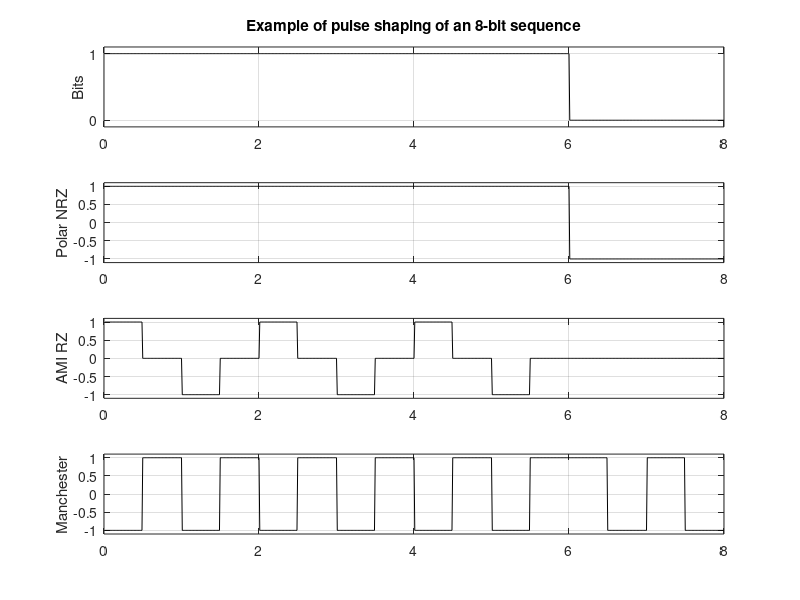
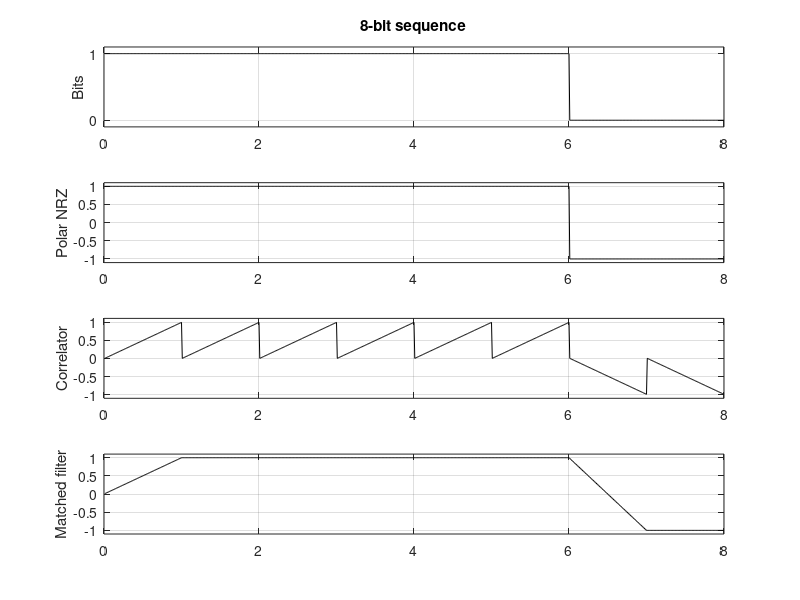
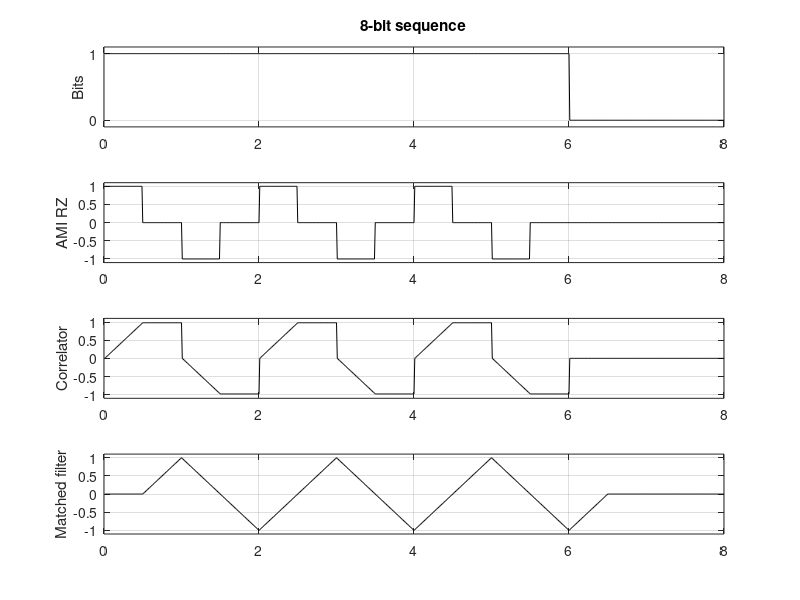
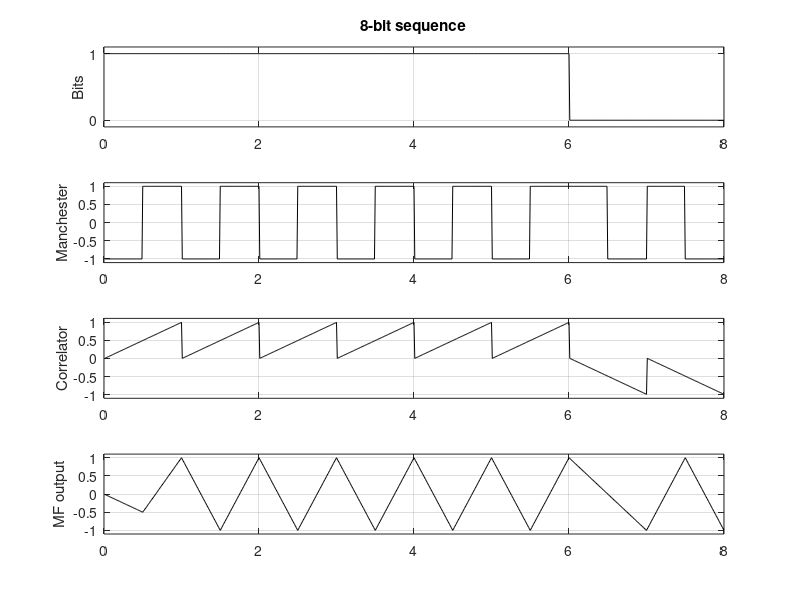

These figures' MATLAB source, in order:
% File: MatchedFilter_hwk.m
% Illustration of pulse-shaping schemes and correlator/matched filter outputs
% EE 161. Spring 2018. San Jose State University.

clear
A = 1;                                   % Pulse amplitude
T = 1;                                   % Bit duration

seed = input('Enter your student ID: ');
rand('state',seed)
N = 8;                                   % Number of bits  
bit = round(rand(1,N));                  % Bit sequence
%%%% bit = [ 1 0 1 1 0 0 0 1];   N = length(bit);

polar = [ -A A ];                        % Polar mapping
M = 100;                                 % Oversampling ratio (must be even)
T_bits = T*length(bit);                  % Duration of bit stream
t = 1/M:1/M:T_bits ;                     % Time scale

bit_M= [];
for i=1:length(bit)
    bit_M = [bit_M bit(i)*ones(1,M)];    % Oversampled bit stream
end

p_NRZ(1:M)=1;                            % NRZ pulse
p_RZ(1:M/2)=1; p_RZ(M/2:M)=0;            % RZ pulse
p_M(1:M/2)=-1; p_M(M/2:M)=1;             % Manchester pulse

% Matched filter responses:
% (1) NRZ pulse 
for i=1:M, y_NRZ(i) = i/M; end
for i=1:M, y_NRZ(M+i) = (M-i)/M; end

% (2) RZ pulse
for i=1:M/2, y_RZ(i) = 0; end
for i=1:M/2, y_RZ(M/2+i) = 2*i/M; end
for i=1:M/2, y_RZ(M+i) = (M-2*i)/M; end
for i=1:M/2, y_RZ(3*M/2+i) = 0; end

% (3) Manchester pulse
for i=1:M/2, y_M(i) = -i/M; end
for i=1:M/2, y_M(M/2+i) = 3*i/M-1/2; end
for i=1:M/2, y_M(M+i) = (M-3*i)/M; end
for i=1:M/2, y_M(3*M/2+i) = (-M/2+i)/M; end

% -------------------------------------
%               MF outputs
% -------------------------------------

% (a) Unipolar NRZ
y1 = [bit(1)*A*y_NRZ zeros(1,M)];
for i=2:length(bit)
    ytemp = [zeros(1,(i-1)*M) bit(i)*A*y_NRZ];
    y1 = y1 + ytemp;
    y1 = [y1 zeros(1,M)];
end

% (b) Unipolar RZ
y2 = [bit(1)*A*y_RZ zeros(1,M)];
for i=2:length(bit)
    ytemp = [zeros(1,(i-1)*M) bit(i)*A*y_RZ];
    y2 = y2 + ytemp;
    y2 = [y2 zeros(1,M)];
end

% (c) Polar NRZ
y3 = [polar(bit(1)+1)*A*y_NRZ zeros(1,M)];
for i=2:length(bit)
    ytemp = [zeros(1,(i-1)*M) polar(bit(i)+1)*A*y_NRZ];
    y3 = y3 + ytemp;
    y3 = [y3 zeros(1,M)];
end

% (d) Polar RZ
y4 = [polar(bit(1)+1)*A*y_RZ zeros(1,M)];
for i=2:length(bit)
    ytemp = [zeros(1,(i-1)*M) polar(bit(i)+1)*A*y_RZ];
    y4 = y4 + ytemp;
    y4 = [y4 zeros(1,M)];
end

% (e) AMI NRZ
st = -A;                    % Inital amplitude -A
if bit(1)
  st = -st;
  y5 = [st*y_NRZ zeros(1,M)]; 
else 
  y5 = [0*y_NRZ zeros(1,M)]; 
end
for i=2:length(bit)
    if bit(i), st = -st; end
    ytemp = [zeros(1,(i-1)*M) bit(i)*st*y_NRZ];
    y5 = y5 + ytemp;
    y5 = [y5 zeros(1,M)];
end

% (f) AMI RZ
st = -A;                    % Inital amplitude -A
if bit(1)
  st = -st;
  y6 = [st*y_RZ zeros(1,M)];
else
  y6 = [0*y_RZ zeros(1,M)];
end
for i=2:length(bit)
    if bit(i), st = -st; end
    ytemp = [zeros(1,(i-1)*M) bit(i)*st*y_RZ];
    y6 = y6 + ytemp;
    y6 = [y6 zeros(1,M)];
end

% (g) Manchester
y7 = [polar(bit(1)+1)*A*y_M zeros(1,M)];
for i=2:length(bit)
    ytemp = [zeros(1,(i-1)*M) polar(bit(i)+1)*A*y_M];
    y7 = y7 + ytemp;
    y7 = [y7 zeros(1,M)];
end

% -------------------------------------
%          Correlator outputs
% -------------------------------------

% (a) Unipolar NRZ
for i=1:length(bit)
    sum = 0;
    for j=(i-1)*M+1:i*M
        corr_UNRZ(j) = sum;
        s_UNRZ(j) = bit(i)*A*p_NRZ(j-(i-1)*M);  
        sum = sum + bit(i)*A*p_NRZ(j-(i-1)*M)*p_NRZ(j-(i-1)*M)/M;
    end
end

% (b) Unipolar RZ
for i=1:length(bit)
    sum = 0;
    for j=(i-1)*M+1:i*M
        corr_URZ(j) = sum;
        s_URZ(j) = bit(i)*A*p_RZ(j-(i-1)*M);
        sum = sum + 2*bit(i)*A*p_RZ(j-(i-1)*M)*p_RZ(j-(i-1)*M)/M;
    end
end

% (c) Polar NRZ
for i=1:length(bit)
    sum = 0;
    for j=(i-1)*M+1:i*M
        corr_PNRZ(j) = sum;
        s_PNRZ(j) = polar(bit(i)+1)*p_NRZ(j-(i-1)*M);
        sum = sum + polar(bit(i)+1)*p_NRZ(j-(i-1)*M)*p_NRZ(j-(i-1)*M)/M;
    end
end

% (d) Polar RZ
for i=1:length(bit)
    sum = 0;
    for j=(i-1)*M+1:i*M
        corr_PRZ(j) = sum;
        s_PRZ(j) = polar(bit(i)+1)*p_RZ(j-(i-1)*M);
        sum = sum + 2*polar(bit(i)+1)*p_RZ(j-(i-1)*M)*p_RZ(j-(i-1)*M)/M;
    end
end

% (e) AMI NRZ
st = [-A*ones(1,M)];                    % Inital amplitude -A
for i=1:length(bit)
    sum = 0;
    if bit(i), st = -st; end
    for j=(i-1)*M+1:i*M
        corr_AMI_NRZ(j) = sum;
        AMI_NRZ(j) = bit(i)*st(j-(i-1)*M)*p_NRZ(j-(i-1)*M);
        sum = sum + bit(i)*st(j-(i-1)*M)*p_NRZ(j-(i-1)*M)*p_NRZ(j-(i-1)*M)/M;
    end
end

% (f) AMI RZ
st = [-A*ones(1,M)];                    % Inital amplitude -A
for i=1:length(bit)
    sum = 0;
    if bit(i), st = -st; end
    for j=(i-1)*M+1:i*M
        corr_AMI_RZ(j) = sum;
        AMI_RZ(j) = bit(i)*st(j-(i-1)*M)*p_RZ(j-(i-1)*M);
        sum = sum + 2*bit(i)*st(j-(i-1)*M)*p_RZ(j-(i-1)*M)*p_RZ(j-(i-1)*M)/M;
    end
end

% (g) Manchester
for i=1:length(bit)
    sum = 0;
    for j=(i-1)*M+1:i*M
        corr_M(j) = sum;
        s_M(j) = polar(bit(i)+1)*p_M(j-(i-1)*M);
        sum = sum + polar(bit(i)+1)*p_M(j-(i-1)*M)*p_M(j-(i-1)*M)/M;
    end
end

% -------------------------------------
% Plot signals
% -------------------------------------

figure(1)
subplot(4,1,1)
plot(t,bit_M,'k'); ylabel ('Bits'); axis ([ 0 T_bits  -0.1 1.1 ]), grid on
set(gca,'YTick',[0 1])
title('Example of pulse shaping of an 8-bit sequence')
subplot(4,1,2)
plot(t,s_PNRZ,'k'); ylabel ('Polar NRZ'); axis ([ 0 T_bits  -1.1*A 1.1*A ]), grid on
subplot(4,1,3)
plot(t,AMI_RZ,'k'); ylabel ('AMI RZ'); axis ([ 0 T_bits  -1.1*A 1.1*A ]), grid on
subplot(4,1,4)
plot(t,s_M,'k'); ylabel ('Manchester'); axis ([ 0 T_bits  -1.1*A 1.1*A ]), grid on

% PLOT polar NRZ waveforms
figure(2)
subplot(4,1,1)
plot(t,bit_M,'k'); ylabel ('Bits'); axis ([ 0 T_bits  -0.1 1.1 ]), grid on
set(gca,'YTick',[0 1])
title('8-bit sequence')
subplot(4,1,2)
plot(t,s_PNRZ,'k'); ylabel ('Polar NRZ'); axis ([ 0 T_bits -1.1*A 1.1*A ]), grid on
subplot(4,1,3)
plot(t,corr_PNRZ,'k'); ylabel ('Correlator'); axis ([ 0 T_bits -1.1*A 1.1*A ]), grid on
subplot(4,1,4)
plot(t,y3(1:length(y3)-2*M),'k'); ylabel ('Matched filter'); axis ([ 0 T_bits  -1.1*A 1.1*A ]), grid on

% PLOT AMI RZ waveforms
figure(3)
subplot(4,1,1)
plot(t,bit_M,'k'); ylabel ('Bits'); axis ([ 0 T_bits  -0.1 1.1 ]), grid on
set(gca,'YTick',[0 1])
title('8-bit sequence')
subplot(4,1,2)
plot(t,AMI_RZ,'k'); ylabel ('AMI RZ'); axis ([ 0 T_bits -1.1*A 1.1*A ]), grid on
subplot(4,1,3)
plot(t,corr_AMI_RZ,'k'); ylabel ('Correlator'); axis ([ 0 T_bits -1.1*A 1.1*A ]), grid on
subplot(4,1,4)
plot(t,y6(1:length(y6)-2*M),'k'); ylabel ('Matched filter'); axis ([ 0 T_bits  -1.1*A 1.1*A ]), grid on

% PLOT polar Manchester waveforms
figure(4)
subplot(4,1,1)
plot(t,bit_M,'k'); ylabel ('Bits'); axis ([ 0 T_bits  -0.1 1.1 ]), grid on
set(gca,'YTick',[0 1])
title('8-bit sequence')
subplot(4,1,2)
plot(t,s_M,'k'); ylabel ('Manchester'); axis ([ 0 T_bits -1.1*A 1.1*A ]), grid on
subplot(4,1,3)
plot(t,corr_M,'k'); ylabel ('Correlator'); axis ([ 0 T_bits -1.1*A 1.1*A ]), grid on
subplot(4,1,4)
plot(t,y7(1:length(y7)-2*M),'k'); ylabel ('MF output'); axis ([ 0 T_bits -1.1*A 1.1*A ]), grid on
